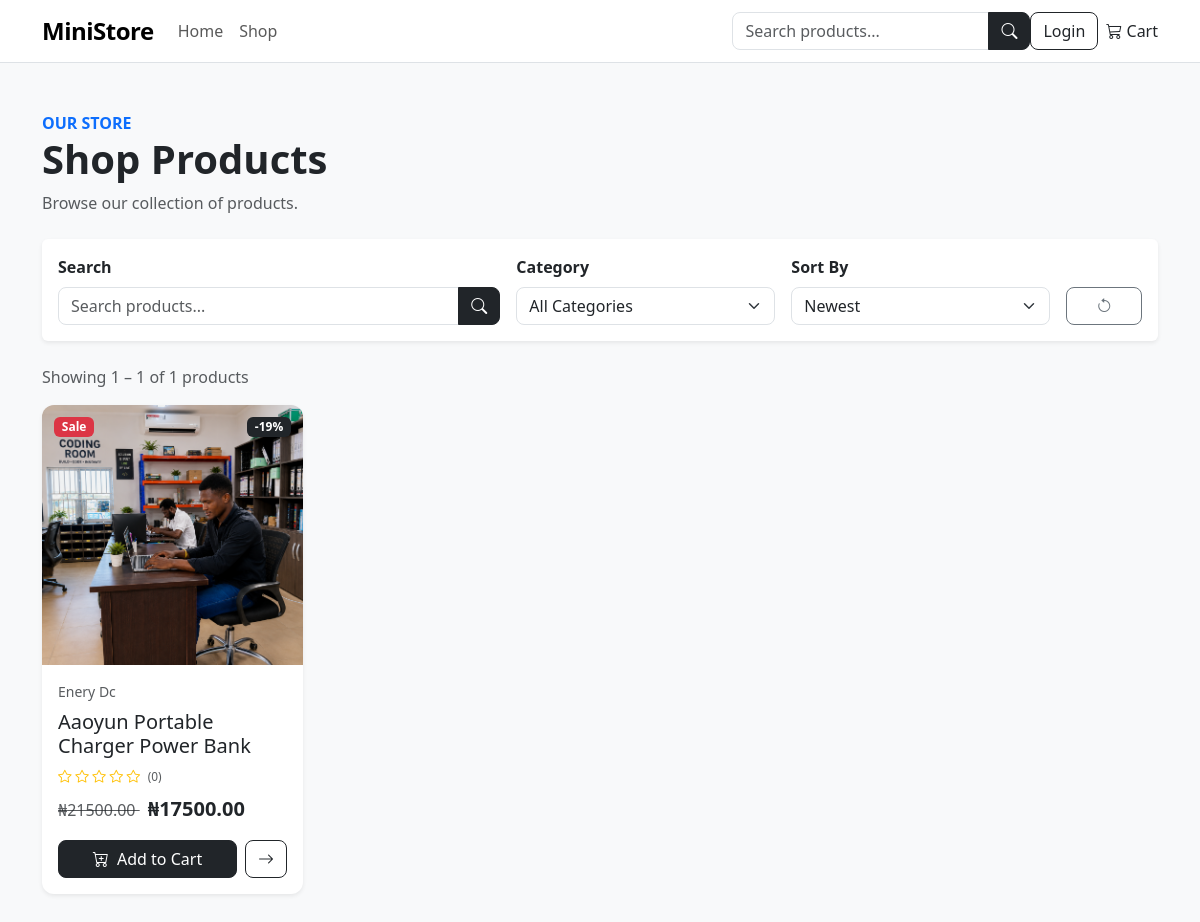
The app's page /shop/ with its own data.
### apps/catalog/models.py (models this page shows, shortened)
class Product(models.Model):
    category = models.ForeignKey(
        Category,
        on_delete=models.PROTECT,
        related_name="products",
    )
    brand = models.ForeignKey(
        Brand,
        on_delete=models.SET_NULL,
        related_name="products",
        blank=True,
        null=True,
    )
    name = models.CharField(
        max_length=200,
    )
    slug = models.SlugField(
        max_length=220,
        unique=True,
        blank=True,
    )
    sku = models.CharField(
        max_length=100,
        unique=True,
    )
    description = models.TextField(
        blank=True,
    )
    price = models.DecimalField(
        max_digits=12,
        decimal_places=2,
    )
    compare_at_price = models.DecimalField(
        max_digits=12,
        decimal_places=2,
        blank=True,
        null=True,
        help_text="Original price before discount.",
    )
    image = models.ImageField(
        upload_to="products/",
        blank=True,
        null=True,
    )
    rating = models.DecimalField(
        max_digits=2,
        decimal_places=1,
        default=Decimal("0.0"),
        validators=[
            MinValueValidator(0),
            MaxValueValidator(5),
        ],
    )
    review_count = models.PositiveIntegerField(
        default=0,
    )
    is_active = models.BooleanField(
        default=True,
    )
    is_featured = models.BooleanField(
        default=False,
    )
    created_at = models.DateTimeField(
        auto_now_add=True,
    )
    updated_at = models.DateTimeField(
        auto_now=True,
    )
    class Meta:
        ordering = ["-created_at"]
        indexes = [
            models.Index(fields=["is_active"]),
            models.Index(fields=["category", "is_active"]),
            models.Index(fields=["is_featured", "is_active"]),
        ]
    @property
    def is_on_sale(self):
        return (
            self.compare_at_price is not None
            and self.compare_at_price > self.price
        )
    @property
    def discount_percentage(self):
        if not self.is_on_sale:
            return 0
        discount = (
            (self.compare_at_price - self.price)
            / self.compare_at_price
        ) * 100
        return round(discount)
    def get_absolute_url(self):
        return reverse(
            "catalog:product_detail",
            kwargs={"slug": self.slug},
        )

class Category(models.Model):
    name = models.CharField(
        max_length=120,
        unique=True,
    )
    slug = models.SlugField(
        max_length=140,
        unique=True,
        blank=True,
    )
    description = models.TextField(
        blank=True,
    )
    image = models.ImageField(
        upload_to="categories/",
        blank=True,
        null=True,
    )
    is_active = models.BooleanField(
        default=True,
    )
    created_at = models.DateTimeField(
        auto_now_add=True,
    )
    updated_at = models.DateTimeField(
        auto_now=True,
    )
    class Meta:
        ordering = ["name"]
        verbose_name_plural = "Categories"

### apps/catalog/views.py (the view, shortened to what this page needs)
def product_list(request):
    products = (
        Product.objects
        .filter(is_active=True)
        .select_related("category", "brand")
        .prefetch_related("images")
    )
    categories = Category.objects.filter(is_active=True)
    query = request.GET.get("q", "").strip()
    category_slug = request.GET.get("category", "").strip()
    if category_slug:
        products = products.filter(
            category__slug=category_slug
        )
    sort = request.GET.get("sort", "newest")
    if sort == "price_low":
        products = products.order_by("price")
    elif sort == "price_high":
        products = products.order_by("-price")
    elif sort == "rating":
        products = products.order_by("-rating", "-review_count")
    elif sort == "name":
        products = products.order_by("name")
    else:
        products = products.order_by("-created_at")
    paginator = Paginator(products, 12)
    page_number = request.GET.get("page")
    page_obj = paginator.get_page(page_number)
    return render(
        request,
        "catalog/product_list.html",
        {
            "products": page_obj,
            "page_obj": page_obj,
            "categories": categories,
            "query": query,
            "selected_category": category_slug,
            "selected_sort": sort,
        },
    )

### apps/cart/models.py (called while the page is built)
    @property
    def item_count(self):
        return sum(
            item.quantity
            for item in self.items.select_related("product")
        )

### apps/cart/services.py (called while the page is built)
def get_cart(request):
    if request.user.is_authenticated:
        cart, created = Cart.objects.get_or_create(
            user=request.user
        )
        return cart
    if not request.session.session_key:
        request.session.create()
    session_key = request.session.session_key
    cart, created = Cart.objects.get_or_create(
        session_key=session_key,
        user=None,
    )
    return cart

### apps/core/context_processors.py (called while the page is built)
def cart_context(request):
    cart = get_cart(request)
    return {
        "cart": cart,
        "cart_item_count": cart.item_count,
    }

### templates/catalog/product_list.html (shortened to what this page needs)
{% extends "base.html" %}
{% block content %}
<div class="container py-5">
    <div class="mb-4">
        <span class="text-primary fw-semibold">
            OUR STORE
        </span>
        <h1 class="fw-bold">
            Shop Products
        </h1>
        {% if query %}
            <p class="text-muted mb-0">
                Search results for
                <strong>"{{ query }}"</strong>
            </p>
        {% else %}
            <p class="text-muted mb-0">
                Browse our collection of products.
            </p>
        {% endif %}
    </div>
    <div class="card border-0 shadow-sm mb-4">
        <div class="card-body">
            <form method="get">
                <div class="row g-3 align-items-end">
                    <div class="col-lg-5">
                        <label class="form-label fw-semibold">
                            Search
                        </label>
                        <div class="input-group">
                            <input
                                type="search"
                                name="q"
                                value="{{ query }}"
                                class="form-control"
                                placeholder="Search products..."
                            >
                            <button
                                class="btn btn-dark"
                                type="submit"
                            >
                                <i class="bi bi-search"></i>
                            </button>
                        </div>
                    </div>
                    <div class="col-md-4 col-lg-3">
                        <label class="form-label fw-semibold">
                            Category
                        </label>
                        <select
                            name="category"
                            class="form-select"
                            onchange="this.form.submit()"
                        >
                            <option value="">
                                All Categories
                            </option>
                        </select>
                    </div>
                    <div class="col-md-4 col-lg-3">
                        <label class="form-label fw-semibold">
                            Sort By
                        </label>
                        <select
                            name="sort"
                            class="form-select"
                            onchange="this.form.submit()"
                        >
                            <option
                                value="newest"
                                {% if selected_sort == "newest" %}selected{% endif %}
                            >
                                Newest
                            </option>
                        </select>
                    </div>
                    <div class="col-md-4 col-lg-1">
                        <a
                            href="{% url 'catalog:product_list' %}"
                            class="btn btn-outline-secondary w-100"
                            title="Reset filters"
                        >
                            <i class="bi bi-arrow-counterclockwise"></i>
                        </a>
                    </div>
                </div>
            </form>
        </div>
    </div>
    {% if products %}
        <div class="d-flex justify-content-between align-items-center mb-3">
            <p class="text-muted mb-0">
                Showing
                {{ page_obj.start_index }}
                –
                {{ page_obj.end_index }}
                of
                {{ page_obj.paginator.count }}
                products
            </p>
        </div>
        <div class="row row-cols-1 row-cols-sm-2 row-cols-lg-4 g-4">
            {% for product in products %}
                {% include "catalog/_product_card.html" with product=product %}
            {% endfor %}
        </div>
    {% endif %}
</div>
{% endblock %}

### templates/catalog/_product_card.html (shortened to what this page needs)
<div class="col">
    <div class="card product-card h-100 border-0 shadow-sm">
        <div class="product-image-wrapper position-relative">
            {% if product.is_on_sale %}
                <span class="badge bg-danger sale-badge">
                    Sale
                </span>
                <span class="badge bg-dark discount-badge">
                    -{{ product.discount_percentage }}%
                </span>
            {% endif %}
            {% if product.image %}
                <img
                    src="{{ product.image.url }}"
                    class="card-img-top product-image"
                    alt="{{ product.name }}"
                    loading="lazy"
                >
            {% else %}
                <div class="product-placeholder">
                    <i class="bi bi-image"></i>
                </div>
            {% endif %}
        </div>
        <div class="card-body d-flex flex-column">
            <small class="text-muted mb-1">
                {{ product.category.name }}
            </small>
            <h5 class="card-title mt-1">
                <a
                    href="{{ product.get_absolute_url }}"
                    class="text-decoration-none text-dark"
                >
                    {{ product.name }}
                </a>
            </h5>
            <div class="product-rating mb-2">
                {% for i in "12345" %}
                    {% if forloop.counter <= product.rating %}
                        <i class="bi bi-star-fill text-warning"></i>
                    {% else %}
                        <i class="bi bi-star text-warning"></i>
                    {% endif %}
                {% endfor %}
                <small class="text-muted ms-1">
                    ({{ product.review_count }})
                </small>
            </div>
            <div class="product-price mb-3">
                {% if product.is_on_sale %}
                    <span class="text-muted text-decoration-line-through me-2">
                        ₦{{ product.compare_at_price|floatformat:2 }}
                    </span>
                {% endif %}
                <span class="fw-bold fs-5">
                    ₦{{ product.price|floatformat:2 }}
                </span>
            </div>
            <div class="d-flex gap-2 mt-auto">
                <button
                    type="button"
                    class="btn btn-dark flex-grow-1 add-to-cart"
                    data-product-id="{{ product.pk }}"
                    data-add-url="{% url 'cart:add_to_cart' product.pk %}"
                >
                    <i class="bi bi-cart-plus me-1"></i>
                    Add to Cart
                </button>
                <a
                    href="{{ product.get_absolute_url }}"
                    class="btn btn-outline-dark"
                    title="View product"
                >
                    <i class="bi bi-arrow-right"></i>
                </a>
            </div>
        </div>
    </div>
</div>

### static/css/style.css (style rules this page uses)
body { min-height: 100vh; }
.product-card { transition: transform 0.25s ease, box-shadow 0.25s ease; }
.btn { border-radius: 8px; }
.form-control, .form-select { border-radius: 8px; }
.product-card { overflow: hidden; border-radius: 12px; transition: transform 0.25s ease, box-shadow 0.25s ease; }
.product-image-wrapper { height: 260px; overflow: hidden; position: relative; background: #f5f5f5; }
.product-image { width: 100%; height: 100%; object-fit: cover; transition: transform 0.45s ease; }
.sale-badge { position: absolute; top: 12px; left: 12px; z-index: 5; border-radius: 6px; }
.product-rating { font-size: 0.85rem; }
.discount-badge { position: absolute; top: 12px; right: 12px; z-index: 5; border-radius: 6px; }

### records on screen
Product: discount_percentage "19", image (picture), category.name "Enery Dc", name "Aaoyun Portable Charger Power Bank", rating 0 (drawn), review_count "0", compare_at_price "21500.00", price "17500.00"

### other values on screen
{{ page_obj.start_index }} "1"
{{ page_obj.end_index }} "1"
{{ page_obj.paginator.count }} "1"
